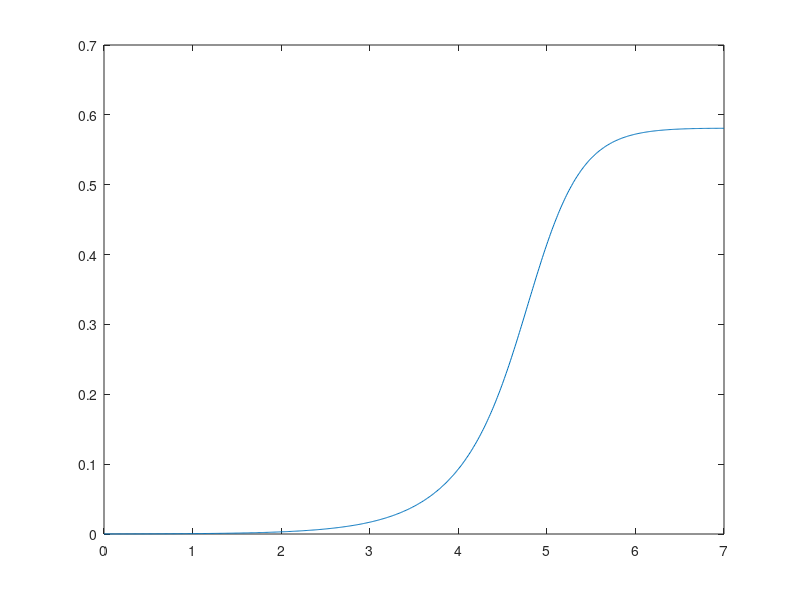
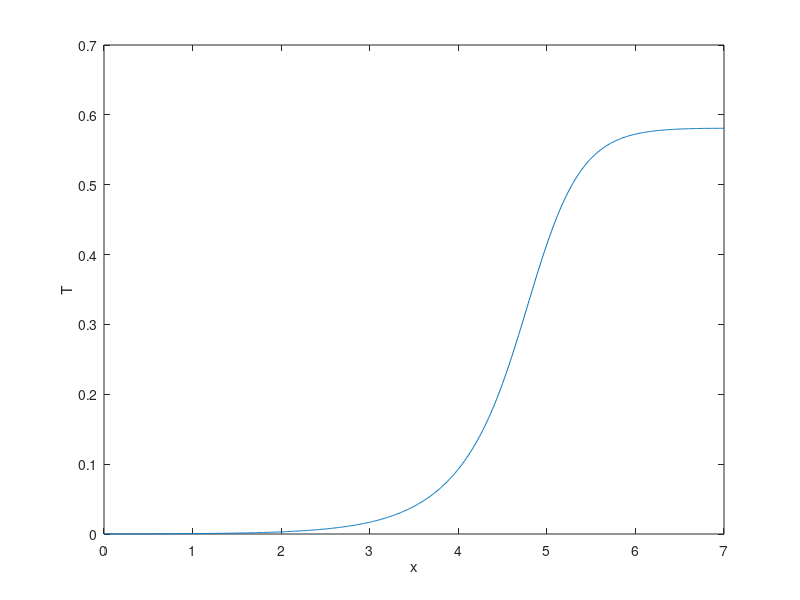

The MATLAB script that drew these images, in order:
clc;clear all;close all;
beta=18;
h=0.01;
x=[0:h:7];
Nshooting = 2000;
result=[];

v1=1.9;
v2=2.0;
tolera=1e-4;

guess = [v1 v2];
B=0;

for i = 1:Nshooting
    V = guess(i);
    T=zeros(1,length(x));
    T(1)=1e-4;
    Tlinha=zeros(1,length(x));
    Tlinha(1)=1e-4*V;
for n = 1:length(x)-1
        Tlinha(n+1) = Tlinha(n)+(V*Tlinha(n)-beta*exp(-1/T(n))*(1+Tlinha(n)-V*T(n)))*h;
        T(n+1) = T(n)+Tlinha(n+1)*h;
end
plot(x,T)
pause(0.5)

result = [result Tlinha(length(x))];

if i>1
        mSec = (result(i) - result(i-1))/ (guess(i)-guess(i-1));
        b = guess(i) + (B - result(i))/mSec;
        guess = [guess b];  
    end
    
    if abs(guess(i+1)-guess(i)) < tolera
        V=guess(i);
        break
    end
end
figure();   
plot(x,T);
xlabel('x')
ylabel('T')
